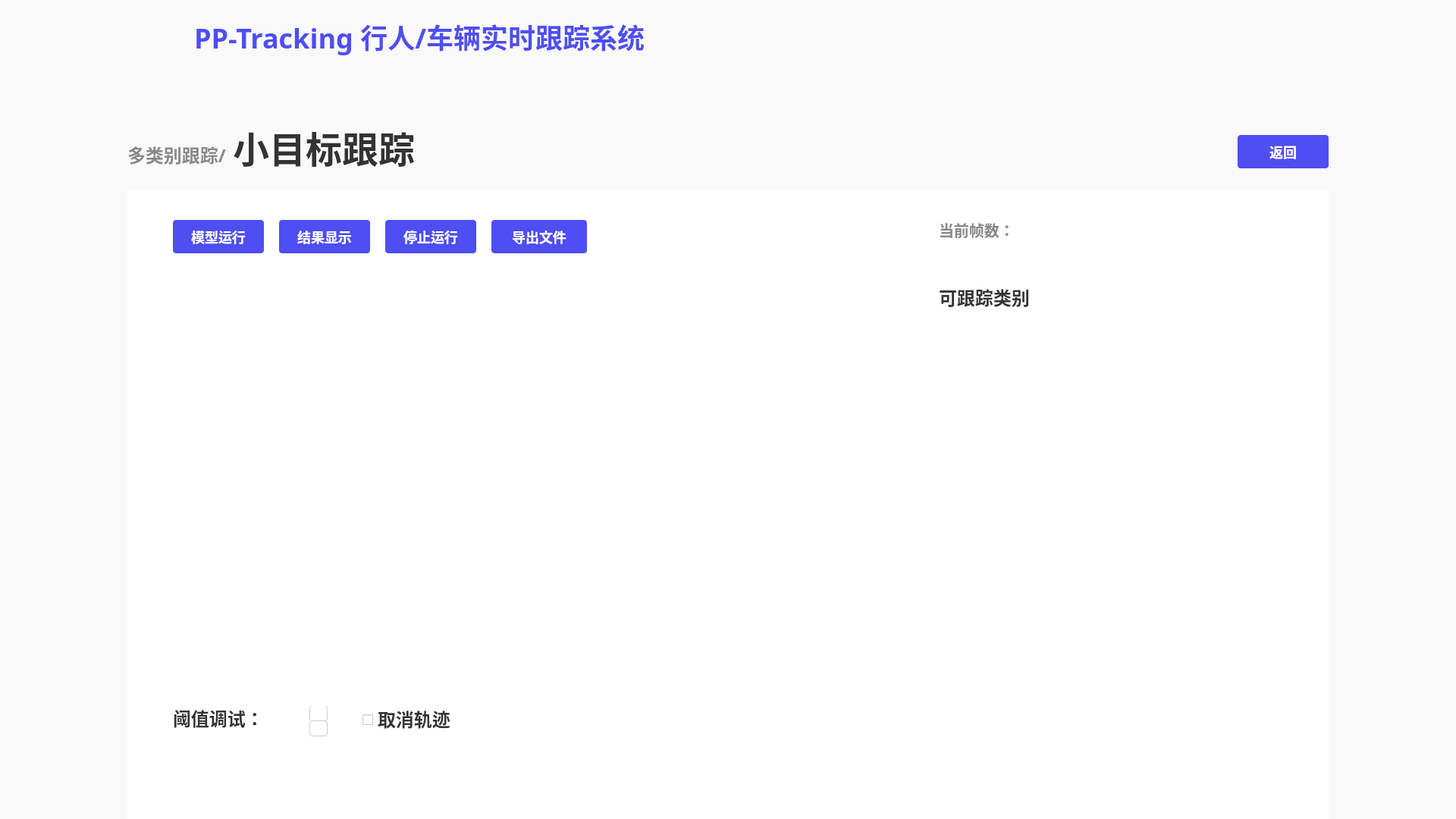
<?xml version="1.0" encoding="UTF-8"?>
<ui version="4.0">
 <class>MainWindow</class>
 <widget class="QMainWindow" name="MainWindow">
  <property name="geometry">
   <rect>
    <x>0</x>
    <y>0</y>
    <width>1920</width>
    <height>1080</height>
   </rect>
  </property>
  <property name="windowTitle">
   <string>MainWindow</string>
  </property>
  <widget class="QWidget" name="centralwidget">
   <property name="styleSheet">
    <string notr="true">QWidget{
background:#F9F9F9;
}</string>
   </property>
   <widget class="QLabel" name="label_2">
    <property name="geometry">
     <rect>
      <x>10</x>
      <y>10</y>
      <width>171</width>
      <height>81</height>
     </rect>
    </property>
    <property name="text">
     <string/>
    </property>
    <property name="pixmap">
     <pixmap resource="../firstSource.qrc">:/1/source/first/PP.PNG</pixmap>
    </property>
    <property name="scaledContents">
     <bool>true</bool>
    </property>
   </widget>
   <widget class="QLabel" name="label_3">
    <property name="geometry">
     <rect>
      <x>0</x>
      <y>0</y>
      <width>1920</width>
      <height>96</height>
     </rect>
    </property>
    <property name="styleSheet">
     <string notr="true">QLabel{
width: 1920px;
height: 96px;
background: #F9F9F9;
box-shadow: 0px 4px 0px 0px rgba(221, 221, 221, 0.3);
}</string>
    </property>
    <property name="text">
     <string/>
    </property>
   </widget>
   <widget class="QLabel" name="label">
    <property name="geometry">
     <rect>
      <x>0</x>
      <y>0</y>
      <width>212</width>
      <height>112</height>
     </rect>
    </property>
    <property name="styleSheet">
     <string notr="true">QLabel{
width: 212px;
height: 112px;
background: linear-gradient(270deg, #5453FF 0%, #553BD2 100%);
box-shadow: 0px 0px 20px 0px rgba(109, 80, 249, 0.4);
}</string>
    </property>
    <property name="text">
     <string/>
    </property>
    <property name="pixmap">
     <pixmap resource="../firstSource.qrc">:/1/source/first/1.PNG</pixmap>
    </property>
    <property name="scaledContents">
     <bool>true</bool>
    </property>
   </widget>
   <widget class="QLabel" name="label_4">
    <property name="geometry">
     <rect>
      <x>256</x>
      <y>22</y>
      <width>651</width>
      <height>52</height>
     </rect>
    </property>
    <property name="styleSheet">
     <string notr="true">QLabel{
width: 592px;
height: 52px;
font-size: 36px;
font-family: AlibabaPuHuiTi_2_75_SemiBold;
background: #F9F9F9;
color: #4E4EF2;
line-height: 52px;
font-weight: bold;
}</string>
    </property>
    <property name="text">
     <string>PP-Tracking 行人/车辆实时跟踪系统</string>
    </property>
   </widget>
   <widget class="QLabel" name="label_5">
    <property name="geometry">
     <rect>
      <x>168</x>
      <y>188</y>
      <width>141</width>
      <height>32</height>
     </rect>
    </property>
    <property name="styleSheet">
     <string notr="true">QLabel{
width: 107px;
height: 32px;
font-size: 24px;
font-family: AlibabaPuHuiTi_2_85_Bold;
color: #888888;
line-height: 32px;
font-weight:bold
}</string>
    </property>
    <property name="text">
     <string>多类别跟踪/</string>
    </property>
   </widget>
   <widget class="QLabel" name="label_6">
    <property name="geometry">
     <rect>
      <x>307</x>
      <y>168</y>
      <width>251</width>
      <height>52</height>
     </rect>
    </property>
    <property name="styleSheet">
     <string notr="true">QLabel{
width: 237px;
height: 52px;
font-size: 48px;
font-family: AlibabaPuHuiTi_2_55_Regular;
color: #333333;
line-height: 52px;
font-weight:bold;
}</string>
    </property>
    <property name="text">
     <string>小目标跟踪</string>
    </property>
   </widget>
   <widget class="QWidget" name="widget" native="true">
    <property name="geometry">
     <rect>
      <x>168</x>
      <y>250</y>
      <width>1584</width>
      <height>830</height>
     </rect>
    </property>
    <property name="layoutDirection">
     <enum>Qt::LeftToRight</enum>
    </property>
    <property name="styleSheet">
     <string notr="true">QWidget{
width: 1584px;
height: 830px;
background: #FFFFFF;
}</string>
    </property>
    <widget class="QPushButton" name="pushButton">
     <property name="geometry">
      <rect>
       <x>60</x>
       <y>40</y>
       <width>120</width>
       <height>44</height>
      </rect>
     </property>
     <property name="styleSheet">
      <string notr="true">QPushButton{
font-size: 18px;
font-family: AlibabaPuHuiTi_2_65_Medium;
color: #FFFFFF;	
line-height: 26px;

width: 120px;
height: 44px;
background: #4E4EF2;
border-radius: 4px;
font-weight: bold;
}

QPushButton:hover{
width: 120px;
height: 44px;
background: rgba(78, 78, 242, 204);
border-radius: 4px;
opacity: 0.8;

font-size: 18px;
font-family: AlibabaPuHuiTi_2_65_Medium;
color: #FFFFFF;	
line-height: 26px;
font-weight: bold;
}</string>
     </property>
     <property name="text">
      <string>模型运行</string>
     </property>
    </widget>
    <widget class="QPushButton" name="pushButton_2">
     <property name="enabled">
      <bool>false</bool>
     </property>
     <property name="geometry">
      <rect>
       <x>200</x>
       <y>40</y>
       <width>120</width>
       <height>44</height>
      </rect>
     </property>
     <property name="styleSheet">
      <string notr="true">QPushButton{
font-size: 18px;
font-family: AlibabaPuHuiTi_2_65_Medium;
color: #FFFFFF;	
line-height: 26px;

width: 120px;
height: 44px;
background: #4E4EF2;
border-radius: 4px;
font-weight: bold;
}

QPushButton:hover{
width: 120px;
height: 44px;
background: rgba(78, 78, 242, 204);
border-radius: 4px;
opacity: 0.8;

font-size: 18px;
font-family: AlibabaPuHuiTi_2_65_Medium;
color: #FFFFFF;	
line-height: 26px;
font-weight: bold;
}

QPushButton:click{
width: 120px;
height: 44px;
background: #4242D3;
border-radius: 4px;

font-size: 18px;
font-family: AlibabaPuHuiTi_2_65_Medium;
color: #FFFFFF;	
line-height: 26px;
font-weight: bold;
}</string>
     </property>
     <property name="text">
      <string>结果显示</string>
     </property>
    </widget>
    <widget class="QPushButton" name="pushButton_3">
     <property name="enabled">
      <bool>false</bool>
     </property>
     <property name="geometry">
      <rect>
       <x>340</x>
       <y>40</y>
       <width>120</width>
       <height>44</height>
      </rect>
     </property>
     <property name="styleSheet">
      <string notr="true">QPushButton{
font-size: 18px;
font-family: AlibabaPuHuiTi_2_65_Medium;
color: #FFFFFF;	
line-height: 26px;

width: 120px;
height: 44px;
background: #4E4EF2;
border-radius: 4px;
font-weight: bold;
}

QPushButton:hover{
width: 120px;
height: 44px;
background: rgba(78, 78, 242, 204);
border-radius: 4px;
opacity: 0.8;

font-size: 18px;
font-family: AlibabaPuHuiTi_2_65_Medium;
color: #FFFFFF;	
line-height: 26px;
font-weight: bold;
}</string>
     </property>
     <property name="text">
      <string>停止运行</string>
     </property>
    </widget>
    <widget class="QLabel" name="label_7">
     <property name="geometry">
      <rect>
       <x>60</x>
       <y>108</y>
       <width>960</width>
       <height>540</height>
      </rect>
     </property>
     <property name="styleSheet">
      <string notr="true">QLabel{
width: 960px;
height: 540px;
}</string>
     </property>
     <property name="text">
      <string/>
     </property>
    </widget>
    <widget class="QLabel" name="label_8">
     <property name="geometry">
      <rect>
       <x>60</x>
       <y>679</y>
       <width>111</width>
       <height>36</height>
      </rect>
     </property>
     <property name="styleSheet">
      <string notr="true">QLabel{
width: 119px;
height: 36px;
font-size: 24px;
font-family: AlibabaPuHuiTi_2_65_Medium;
color: #333333;
line-height: 36px;
font-weight:bold;
}</string>
     </property>
     <property name="text">
      <string>阈值调试：</string>
     </property>
    </widget>
    <widget class="QPushButton" name="pushButton_8">
     <property name="enabled">
      <bool>false</bool>
     </property>
     <property name="geometry">
      <rect>
       <x>480</x>
       <y>40</y>
       <width>126</width>
       <height>44</height>
      </rect>
     </property>
     <property name="whatsThis">
      <string>&lt;html&gt;&lt;head/&gt;&lt;body&gt;&lt;p&gt;3411212&lt;/p&gt;&lt;/body&gt;&lt;/html&gt;</string>
     </property>
     <property name="styleSheet">
      <string notr="true">QPushButton{
font-size: 18px;
font-family: AlibabaPuHuiTi_2_65_Medium;
color: #FFFFFF;	
line-height: 26px;

width: 120px;
height: 44px;
background: #4E4EF2;
border-radius: 4px;
font-weight: bold;
}

QPushButton:hover{
width: 120px;
height: 44px;
background: rgba(78, 78, 242, 204);
border-radius: 4px;
opacity: 0.8;

font-size: 18px;
font-family: AlibabaPuHuiTi_2_65_Medium;
color: #FFFFFF;	
line-height: 26px;
font-weight: bold;
}</string>
     </property>
     <property name="text">
      <string>导出文件</string>
     </property>
    </widget>
    <widget class="QLabel" name="label_22">
     <property name="geometry">
      <rect>
       <x>1070</x>
       <y>40</y>
       <width>101</width>
       <height>26</height>
      </rect>
     </property>
     <property name="styleSheet">
      <string notr="true">QLabel{
width: 89px;
height: 26px;
font-size: 20px;
font-family: AlibabaPuHuiTi_2_65_Medium;
color: #888888;
line-height: 26px;
font-weight:bold;
}</string>
     </property>
     <property name="text">
      <string>当前帧数：</string>
     </property>
    </widget>
    <widget class="QLabel" name="label_progressBar_num">
     <property name="geometry">
      <rect>
       <x>819</x>
       <y>654</y>
       <width>111</width>
       <height>36</height>
      </rect>
     </property>
     <property name="styleSheet">
      <string notr="true">QLabel{
width: 48px;
height: 36px;
font-size: 24px;
font-family: AlibabaPuHuiTi_2_65_Medium;
color: #4E4EF2;
line-height: 36px;
font-weight:bold
}</string>
     </property>
     <property name="text">
      <string/>
     </property>
    </widget>
    <widget class="QLabel" name="label_frames">
     <property name="geometry">
      <rect>
       <x>1171</x>
       <y>40</y>
       <width>111</width>
       <height>26</height>
      </rect>
     </property>
     <property name="styleSheet">
      <string notr="true">QLabel{
width: 89px;
height: 26px;
font-size: 20px;
font-family: AlibabaPuHuiTi_2_65_Medium;
color: #888888;
line-height: 26px;
font-weight:bold;
}</string>
     </property>
     <property name="text">
      <string/>
     </property>
    </widget>
    <widget class="QLabel" name="label_10">
     <property name="geometry">
      <rect>
       <x>240</x>
       <y>680</y>
       <width>24</width>
       <height>21</height>
      </rect>
     </property>
     <property name="styleSheet">
      <string notr="true">QLabel{
width: 24px;
height: 21px;
background: #FFFFFF;
border-radius: 4px 4px 0px 0px;
border: 1px solid #CCCCCC;
}</string>
     </property>
     <property name="text">
      <string/>
     </property>
    </widget>
    <widget class="QLabel" name="label_18">
     <property name="geometry">
      <rect>
       <x>240</x>
       <y>700</y>
       <width>24</width>
       <height>21</height>
      </rect>
     </property>
     <property name="styleSheet">
      <string notr="true">QLabel{
width: 24px;
height: 21px;
background: #FFFFFF;
border-radius:4px;
border: 1px solid #CCCCCC;
}</string>
     </property>
     <property name="text">
      <string/>
     </property>
    </widget>
    <widget class="QPushButton" name="pushButton_7">
     <property name="geometry">
      <rect>
       <x>244</x>
       <y>682</y>
       <width>16</width>
       <height>16</height>
      </rect>
     </property>
     <property name="styleSheet">
      <string notr="true">QPushButton{
image:url(:/1/source/second/normal_triangle_up.png);
border:0px
}

QPushButton:hover{
image:url(:/1/source/second/light_up.png);
border:0px
}</string>
     </property>
     <property name="text">
      <string/>
     </property>
    </widget>
    <widget class="QPushButton" name="pushButton_11">
     <property name="geometry">
      <rect>
       <x>244</x>
       <y>702</y>
       <width>16</width>
       <height>16</height>
      </rect>
     </property>
     <property name="styleSheet">
      <string notr="true">QPushButton{
image:url(:/1/source/second/normal_triangle_down.png);
border:0px
}
QPushButton:hover{
image:url(:/1/source/second/light_down.png);
border:0px
}</string>
     </property>
     <property name="text">
      <string/>
     </property>
    </widget>
    <widget class="QLabel" name="label_confi_tip">
     <property name="geometry">
      <rect>
       <x>70</x>
       <y>590</y>
       <width>301</width>
       <height>91</height>
      </rect>
     </property>
     <property name="styleSheet">
      <string notr="true">QLabel{
width: 300px;
height: 108px;
opacity: 0.1;
background:url(:/1/source/second/ToolTip.PNG);
background-repeat: no-repeat;

font-size: 14px;
font-family: AlibabaPuHuiTi_2_55_Regular;
color: #FFFFFF;
line-height: 22px;
padding:10px
}</string>
     </property>
     <property name="text">
      <string>请在模型运行前调整阈值；阈值默认值：0.5 </string>
     </property>
     <property name="scaledContents">
      <bool>true</bool>
     </property>
     <property name="alignment">
      <set>Qt::AlignLeading|Qt::AlignLeft|Qt::AlignVCenter</set>
     </property>
     <property name="wordWrap">
      <bool>true</bool>
     </property>
    </widget>
    <widget class="QWidget" name="widget_2" native="true">
     <property name="geometry">
      <rect>
       <x>1050</x>
       <y>108</y>
       <width>474</width>
       <height>540</height>
      </rect>
     </property>
     <widget class="QLabel" name="label_17">
      <property name="geometry">
       <rect>
        <x>20</x>
        <y>16</y>
        <width>171</width>
        <height>36</height>
       </rect>
      </property>
      <property name="styleSheet">
       <string notr="true">QLabel{
width: 142px;
height: 36px;
font-size: 24px;
font-family: AlibabaPuHuiTi_2_65_Medium;
color: #333333;
font-weight:bold;
line-height: 36px;
}</string>
      </property>
      <property name="text">
       <string>可跟踪类别</string>
      </property>
     </widget>
     <widget class="QLabel" name="label_9">
      <property name="geometry">
       <rect>
        <x>60</x>
        <y>70</y>
        <width>341</width>
        <height>431</height>
       </rect>
      </property>
      <property name="text">
       <string/>
      </property>
     </widget>
    </widget>
    <widget class="QCheckBox" name="checkBox">
     <property name="geometry">
      <rect>
       <x>310</x>
       <y>679</y>
       <width>31</width>
       <height>41</height>
      </rect>
     </property>
     <property name="font">
      <font>
       <pointsize>15</pointsize>
       <weight>75</weight>
       <bold>true</bold>
      </font>
     </property>
     <property name="styleSheet">
      <string notr="true">QcheckBox {
width: 110px;
height: 40px;
font-size: 24px;
font-family: AlibabaPuHuiTi_2_65_Medium;
color: #333333;
line-height: 36px;
font-weight:bold;
}</string>
     </property>
     <property name="text">
      <string/>
     </property>
    </widget>
    <widget class="QLabel" name="label_12">
     <property name="geometry">
      <rect>
       <x>330</x>
       <y>680</y>
       <width>121</width>
       <height>36</height>
      </rect>
     </property>
     <property name="styleSheet">
      <string notr="true">QLabel{
width: 119px;
height: 36px;
font-size: 24px;
font-family: AlibabaPuHuiTi_2_65_Medium;
color: #333333;
line-height: 36px;
font-weight:bold;
}</string>
     </property>
     <property name="text">
      <string>取消轨迹</string>
     </property>
    </widget>
   </widget>
   <widget class="QPushButton" name="pushButton_13">
    <property name="geometry">
     <rect>
      <x>1632</x>
      <y>178</y>
      <width>120</width>
      <height>44</height>
     </rect>
    </property>
    <property name="styleSheet">
     <string notr="true">QPushButton{
font-size: 18px;
font-family: AlibabaPuHuiTi_2_65_Medium;
color: #FFFFFF;	
line-height: 26px;

width: 120px;
height: 44px;
background: #4E4EF2;
border-radius: 4px;
font-weight: bold;
}

QPushButton:hover{
width: 120px;
height: 44px;
background: rgba(78, 78, 242, 204);
border-radius: 4px;
opacity: 0.8;

font-size: 18px;
font-family: AlibabaPuHuiTi_2_65_Medium;
color: #FFFFFF;	
line-height: 26px;
font-weight: bold;
}</string>
    </property>
    <property name="text">
     <string>返回</string>
    </property>
   </widget>
   <zorder>label_3</zorder>
   <zorder>label</zorder>
   <zorder>label_4</zorder>
   <zorder>label_2</zorder>
   <zorder>label_5</zorder>
   <zorder>label_6</zorder>
   <zorder>widget</zorder>
   <zorder>pushButton_13</zorder>
  </widget>
 </widget>
 <resources>
  <include location="../firstSource.qrc"/>
  <include location="../secondSource.qrc"/>
 </resources>
 <connections/>
</ui>
